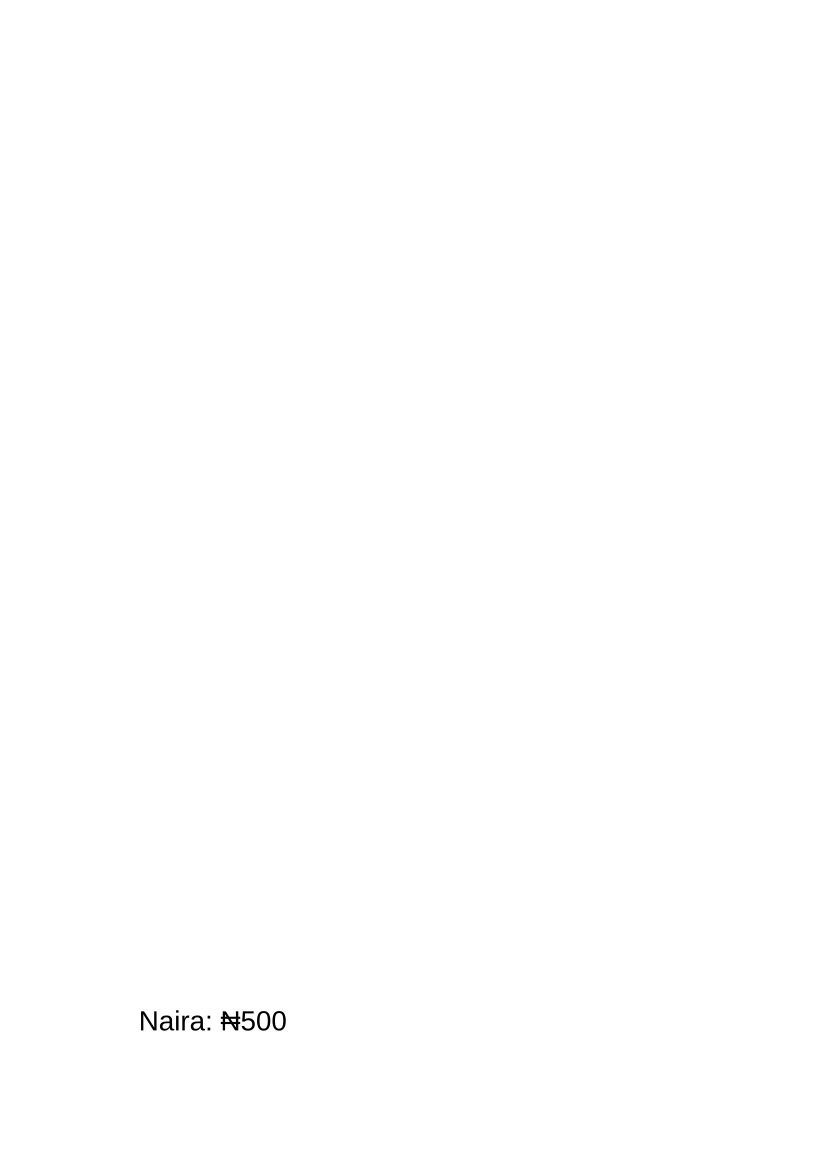

Here is the Python script that generated this plot:
from reportlab.pdfgen import canvas
from reportlab.pdfbase import pdfmetrics
from reportlab.pdfbase.ttfonts import TTFont

pdfmetrics.registerFont(TTFont('LibSans', '/usr/share/fonts/liberation/LiberationSans-Regular.ttf'))

c = canvas.Canvas("test_font.pdf")
c.setFont("LibSans", 20)
c.drawString(100, 100, "Naira: ₦500")
c.save()
print("Done")
